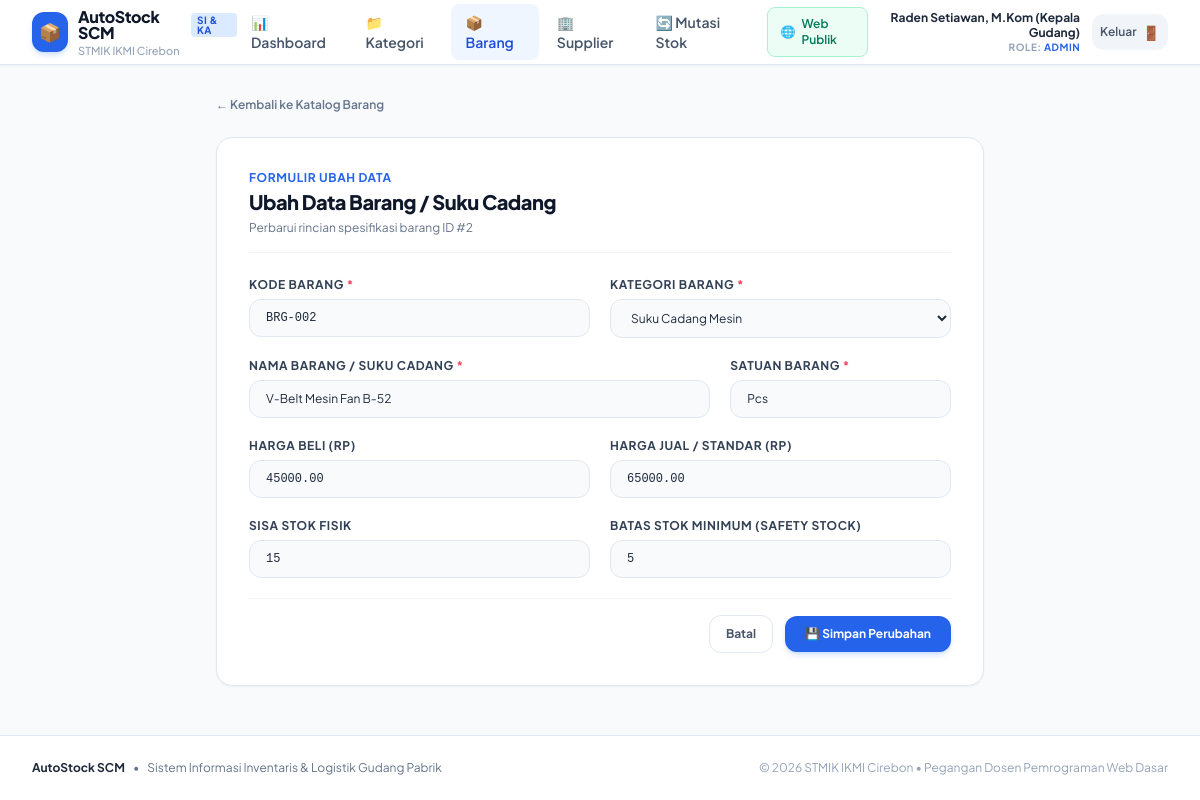
Screenshot of /modul/barang/edit.php?id=2 (signed in) with the database file from the repository.
### tables this page shows
CREATE TABLE `barang` (
  `id` INT AUTO_INCREMENT PRIMARY KEY,
  `kode_barang` VARCHAR(20) NOT NULL UNIQUE,
  `kategori_id` INT NOT NULL,
  `nama_barang` VARCHAR(100) NOT NULL,
  `satuan` VARCHAR(30) NOT NULL,
  `harga_beli` DECIMAL(12,2) NOT NULL DEFAULT 0.00,
  `harga_jual` DECIMAL(12,2) NOT NULL DEFAULT 0.00,
  `stok` INT NOT NULL DEFAULT 0,
  `stok_min` INT NOT NULL DEFAULT 5,
  `created_at` TIMESTAMP DEFAULT CURRENT_TIMESTAMP,
  FOREIGN KEY (`kategori_id`) REFERENCES `kategori`(`id`) ON DELETE RESTRICT
);

### modul/barang/edit.php (the view, shortened to what this page needs)
<?php
require_once __DIR__ . '/../../layout/header.php';
$db = getDB();
$id = (int)($_GET['id'] ?? 0);
$stmt = $db->prepare("SELECT * FROM barang WHERE id = :id");
$stmt->execute([':id' => $id]);
$barang = $stmt->fetch();
$kategoriList = $db->query("SELECT id, nama_kategori FROM kategori ORDER BY nama_kategori ASC")->fetchAll();
?>
<div class="max-w-3xl mx-auto">
  <div class="flex items-center gap-2 mb-6">
    <a href="<?= BASE_URL ?>/modul/barang/index.php" class="text-xs font-semibold text-slate-500 hover:text-blue-600 transition flex items-center gap-1">
      &larr; Kembali ke Katalog Barang
    </a>
  </div>
  <div class="bg-white rounded-2xl border border-slate-200 shadow-sm p-6 sm:p-8">
    <div class="border-b border-slate-100 pb-4 mb-6">
      <div class="text-xs font-bold uppercase tracking-wider text-blue-600">Formulir Ubah Data</div>
      <h1 class="text-xl font-black text-slate-900 tracking-tight mt-0.5">Ubah Data Barang / Suku Cadang</h1>
      <p class="text-xs text-slate-500 mt-1">Perbarui rincian spesifikasi barang ID #<?= $barang['id'] ?></p>
    </div>
    <form method="POST" action="" class="space-y-5">
      <div class="grid grid-cols-1 sm:grid-cols-2 gap-5">
        <div>
          <label for="kode_barang" class="block text-xs font-bold text-slate-700 uppercase tracking-wider mb-1.5">
            Kode Barang <span class="text-rose-500">*</span>
          </label>
          <input type="text" id="kode_barang" name="kode_barang" required
                 value="<?= htmlspecialchars($_POST['kode_barang'] ?? $barang['kode_barang']) ?>"
                 class="w-full px-4 py-2.5 bg-slate-50 border border-slate-200 rounded-xl text-xs font-mono uppercase text-slate-800 focus:outline-none focus:ring-2 focus:ring-blue-500 focus:bg-white transition">
        </div>
        <div>
          <label for="kategori_id" class="block text-xs font-bold text-slate-700 uppercase tracking-wider mb-1.5">
            Kategori Barang <span class="text-rose-500">*</span>
          </label>
          <select id="kategori_id" name="kategori_id" required
                  class="w-full px-4 py-2.5 bg-slate-50 border border-slate-200 rounded-xl text-xs text-slate-800 focus:outline-none focus:ring-2 focus:ring-blue-500 focus:bg-white transition">
            <?php foreach ($kategoriList as $kat): ?>
              <?php
                $selected = ((int)($_POST['kategori_id'] ?? $barang['kategori_id']) === (int)$kat['id']) ? 'selected' : '';
              ?>
              <option value="<?= $kat['id'] ?>" <?= $selected ?>>
                <?= htmlspecialchars($kat['nama_kategori']) ?>
              </option>
            <?php endforeach; ?>
          </select>
        </div>
      </div>
      <div class="grid grid-cols-1 sm:grid-cols-3 gap-5">
        <div class="sm:col-span-2">
          <label for="nama_barang" class="block text-xs font-bold text-slate-700 uppercase tracking-wider mb-1.5">
            Nama Barang / Suku Cadang <span class="text-rose-500">*</span>
          </label>
          <input type="text" id="nama_barang" name="nama_barang" required
                 value="<?= htmlspecialchars($_POST['nama_barang'] ?? $barang['nama_barang']) ?>"
                 class="w-full px-4 py-2.5 bg-slate-50 border border-slate-200 rounded-xl text-xs text-slate-800 focus:outline-none focus:ring-2 focus:ring-blue-500 focus:bg-white transition">
        </div>
        <div>
          <label for="satuan" class="block text-xs font-bold text-slate-700 uppercase tracking-wider mb-1.5">
            Satuan Barang <span class="text-rose-500">*</span>
          </label>
          <input type="text" id="satuan" name="satuan" required
                 value="<?= htmlspecialchars($_POST['satuan'] ?? $barang['satuan']) ?>"
                 class="w-full px-4 py-2.5 bg-slate-50 border border-slate-200 rounded-xl text-xs text-slate-800 focus:outline-none focus:ring-2 focus:ring-blue-500 focus:bg-white transition">
        </div>
      </div>
      <div class="grid grid-cols-1 sm:grid-cols-2 gap-5">
        <div>
          <label for="harga_beli" class="block text-xs font-bold text-slate-700 uppercase tracking-wider mb-1.5">
            Harga Beli (Rp)
          </label>
          <input type="number" id="harga_beli" name="harga_beli" min="0" step="100"
                 value="<?= htmlspecialchars($_POST['harga_beli'] ?? $barang['harga_beli']) ?>"
                 class="w-full px-4 py-2.5 bg-slate-50 border border-slate-200 rounded-xl text-xs font-mono text-slate-800 focus:outline-none focus:ring-2 focus:ring-blue-500 focus:bg-white transition">
        </div>
        <div>
          <label for="harga_jual" class="block text-xs font-bold text-slate-700 uppercase tracking-wider mb-1.5">
            Harga Jual / Standar (Rp)
          </label>
          <input type="number" id="harga_jual" name="harga_jual" min="0" step="100"
                 value="<?= htmlspecialchars($_POST['harga_jual'] ?? $barang['harga_jual']) ?>"
                 class="w-full px-4 py-2.5 bg-slate-50 border border-slate-200 rounded-xl text-xs font-mono text-slate-800 focus:outline-none focus:ring-2 focus:ring-blue-500 focus:bg-white transition">
        </div>
      </div>
      <div class="grid grid-cols-1 sm:grid-cols-2 gap-5">
        <div>
          <label for="stok" class="block text-xs font-bold text-slate-700 uppercase tracking-wider mb-1.5">
            Sisa Stok Fisik
          </label>
          <input type="number" id="stok" name="stok" min="0"
                 value="<?= htmlspecialchars($_POST['stok'] ?? $barang['stok']) ?>"
                 class="w-full px-4 py-2.5 bg-slate-50 border border-slate-200 rounded-xl text-xs font-mono text-slate-800 focus:outline-none focus:ring-2 focus:ring-blue-500 focus:bg-white transition">
        </div>
        <div>
          <label for="stok_min" class="block text-xs font-bold text-slate-700 uppercase tracking-wider mb-1.5">
            Batas Stok Minimum (Safety Stock)
          </label>
          <input type="number" id="stok_min" name="stok_min" min="1"
                 value="<?= htmlspecialchars($_POST['stok_min'] ?? $barang['stok_min']) ?>"
                 class="w-full px-4 py-2.5 bg-slate-50 border border-slate-200 rounded-xl text-xs font-mono text-slate-800 focus:outline-none focus:ring-2 focus:ring-blue-500 focus:bg-white transition">
        </div>
      </div>
      <div class="pt-4 border-t border-slate-100 flex items-center justify-end gap-3">
        <a href="<?= BASE_URL ?>/modul/barang/index.php"
           class="px-4 py-2.5 rounded-xl border border-slate-200 text-xs font-bold text-slate-600 hover:bg-slate-50 transition">
          Batal
        </a>
        <button type="submit"
                class="bg-blue-600 hover:bg-blue-700 text-white font-bold px-5 py-2.5 rounded-xl text-xs shadow-md shadow-blue-500/20 transition">
          💾 Simpan Perubahan
        </button>
      </div>
    </form>
  </div>
</div>
<?php require_once __DIR__ . '/../../layout/footer.php'; ?>

### layout/header.php (style rules this page uses)
body { font-family: 'Plus Jakarta Sans', sans-serif; }

### rows the page displays
barang: id "2", kode_barang "BRG-002", nama_barang "V-Belt Mesin Fan B-52", satuan "Pcs", harga_beli "45000.00", harga_jual "65000.00", stok "15", stok_min "5"

### other values shown
APP_NAME "AutoStock SCM"
CAMPUS_NAME "STMIK IKMI Cirebon"
$currentUser['nama'] "Raden Setiawan, M.Kom (Kepala Gudang)"
$currentUser['role'] "ADMIN"
APP_TITLE "Sistem Informasi Inventaris & Logistik Gudang Pabrik"
form field kategori_id "Suku Cadang Mesin"
